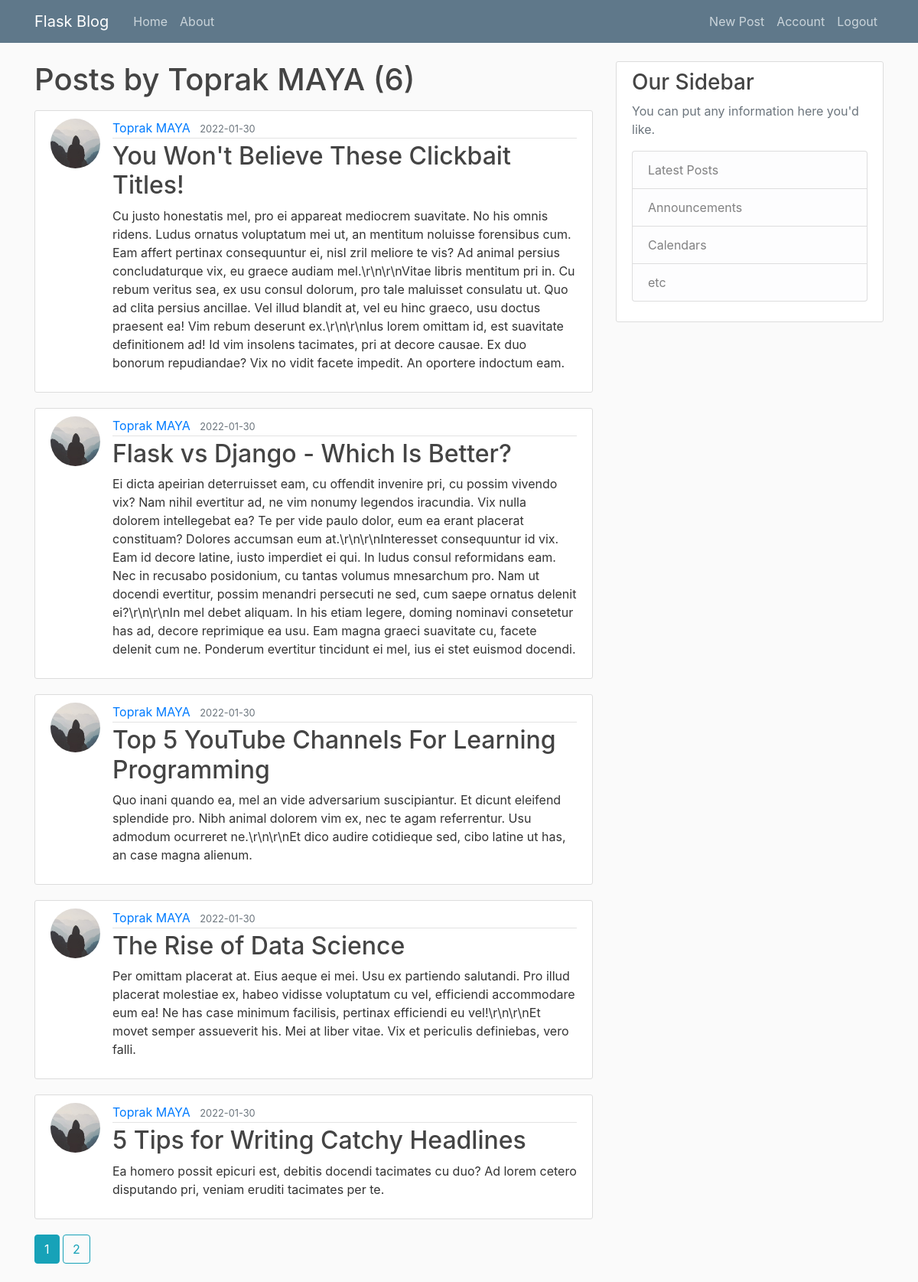
Screenshot of /user/Toprak MAYA (signed in) with the database file from the repository.
### flaskblog/models.py (models this page shows, shortened)
class User(db.Model, UserMixin):
    id = db.Column(db.Integer, primary_key=True)
    username = db.Column(db.String(20), unique=True, nullable=False)
    email = db.Column(db.String(120), unique=True, nullable=False)
    image_file = db.Column(db.String(20), nullable=False, default='default.jpg')
    password = db.Column(db.String(60), nullable=False)
    posts = db.relationship('Post', backref='author', lazy='dynamic')

class Post(db.Model):
    id = db.Column(db.Integer, primary_key=True)
    title = db.Column(db.String(100), nullable=False)
    date_posted = db.Column(db.DateTime, nullable=False, default=datetime.utcnow)
    content = db.Column(db.Text, nullable=False)
    user_id = db.Column(db.Integer, db.ForeignKey('user.id'), nullable=False)

### flaskblog/users/routes.py (the view)
@users.route("/user/<string:username>")
def user_posts(username):
    page = request.args.get('page', 1, type=int)
    user = User.query.filter_by(username=username).first_or_404()
    posts = Post.query.filter_by(author=user)\
        .order_by(Post.date_posted.desc())\
        .paginate(page=page,per_page=5)
    return render_template('user_posts.html', posts=posts, user=user)

### flaskblog/models.py (called while the page is built)
@login_manager.user_loader
def load_user(user_id):
    return User.query.get(int(user_id))

### flaskblog/templates/user_posts.html
{% extends "layout.html" %}
{% block content %}
    <h1 class="mb-3">Posts by {{ user.username }} ({{ posts.total }})</h1>
    {% for post in posts.items %}
        <article class="media content-section">
            <img class="rounded-circle article-img" src="{{ url_for('static', filename='profile_pics/'+post.author.image_file)}}">
            <div class="media-body">
                <div class="article-metadata">
                    <a class="mr-2" href="{{ url_for('users.user_posts', username=post.author.username)}}">{{ post.author.username }}</a>
                    <small class="text-muted">{{ post.date_posted.strftime('%Y-%m-%d') }}</small>
                </div>
                <h2><a class="article-title" href="{{ url_for('posts.post', post_id = post.id) }}">{{ post.title }}</a></h2>
                <p class="article-content">{{ post.content }}</p>
            </div>
        </article>
    {% endfor %}
    {% for page_num in posts.iter_pages(left_edge=1, right_edge=1, left_current=1, right_current=2) %}
        {% if page_num  %}
            {% if posts.page == page_num  %}
                <a class="btn btn-info mb-4" href="{{ url_for('users.user_posts', username=user.username, page=page_num) }}">{{ page_num }}</a>
            {% else %}
                <a class="btn btn-outline-info mb-4" href="{{ url_for('main.home', username=user.username, page=page_num) }}">{{ page_num }}</a>
            {% endif %}
        {% else %}
            ...
        {% endif %}
    {% endfor %}
{% endblock content %}

### flaskblog/static/main.css (style rules this page uses)
body { background: #fafafa; color: #333333; margin-top: 5rem; }
h1, h2, h3, h4, h5, h6 { color: #444444; }
.content-section { background: #ffffff; padding: 10px 20px; border: 1px solid #dddddd; border-radius: 3px; margin-bottom: 20px; }
.article-title { color: #444444; }
.article-content { white-space: pre-line; }
.article-img { height: 65px; width: 65px; margin-right: 16px; }
.article-metadata { padding-bottom: 1px; margin-bottom: 4px; border-bottom: 1px solid #e3e3e3 }

### rows the page displays
User: username "Toprak MAYA"
Post: image_file (placeholder picture), author.username "Toprak MAYA", date_posted "2022-01-30", title "You Won't Believe These Clickbait Titles!", content "Cu justo honestatis mel, pro ei appareat mediocrem suavitate. No his omnis ridens. Ludus ornatus voluptatum mei ut, an mentitum noluisse forensibus cum. Eam affert pertinax consequuntur ei, nisl zril meliore te vis? Ad animal persius concludaturque vix, eu graece audiam mel.\\r\\n\\r\\nVitae libris mentitum pri in. Cu rebum veritus sea, ex usu consul dolorum, pro tale maluisset consulatu ut. Quo ad clita persius ancillae. Vel illud blandit at, vel eu hinc graeco, usu doctus praesent ea! Vim rebum deserunt ex.\\r\\n\\r\\nIus lorem omittam id, est suavitate definitionem ad! Id vim insolens tacimates, pri at decore causae. Ex duo bonorum repudiandae? Vix no vidit facete impedit. An oportere indoctum…"
Post: image_file (placeholder picture), author.username "Toprak MAYA", date_posted "2022-01-30", title "Flask vs Django - Which Is Better?", content "Ei dicta apeirian deterruisset eam, cu offendit invenire pri, cu possim vivendo vix? Nam nihil evertitur ad, ne vim nonumy legendos iracundia. Vix nulla dolorem intellegebat ea? Te per vide paulo dolor, eum ea erant placerat constituam? Dolores accumsan eum at.\\r\\n\\r\\nInteresset consequuntur id vix. Eam id decore latine, iusto imperdiet ei qui. In ludus consul reformidans eam. Nec in recusabo posidonium, cu tantas volumus mnesarchum pro. Nam ut docendi evertitur, possim menandri persecuti ne sed, cum saepe ornatus delenit ei?\\r\\n\\r\\nIn mel debet aliquam. In his etiam legere, doming nominavi consetetur has ad, decore reprimique ea usu. Eam magna graeci suavitate cu, facete delenit cum ne.…"
Post: image_file (placeholder picture), author.username "Toprak MAYA", date_posted "2022-01-30", title "Top 5 YouTube Channels For Learning Programming", content "Quo inani quando ea, mel an vide adversarium suscipiantur. Et dicunt eleifend splendide pro. Nibh animal dolorem vim ex, nec te agam referrentur. Usu admodum ocurreret ne.\\r\\n\\r\\nEt dico audire cotidieque sed, cibo latine ut has, an case magna alienum."
Post: image_file (placeholder picture), author.username "Toprak MAYA", date_posted "2022-01-30", title "The Rise of Data Science", content "Per omittam placerat at. Eius aeque ei mei. Usu ex partiendo salutandi. Pro illud placerat molestiae ex, habeo vidisse voluptatum cu vel, efficiendi accommodare eum ea! Ne has case minimum facilisis, pertinax efficiendi eu vel!\\r\\n\\r\\nEt movet semper assueverit his. Mei at liber vitae. Vix et periculis definiebas, vero falli."
Post: image_file (placeholder picture), author.username "Toprak MAYA", date_posted "2022-01-30", title "5 Tips for Writing Catchy Headlines", content "Ea homero possit epicuri est, debitis docendi tacimates cu duo? Ad lorem cetero disputando pri, veniam eruditi tacimates per te."

### other values shown
{{ posts.total }} "6"
{{ page_num }} "1"
{{ page_num }} "2"
